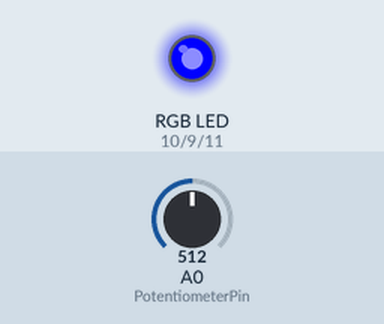
Simulated run of this sketch. Board: Arduino Uno, built with avr-gcc and run on an emulated ATmega328P. Parts: an RGB LED mixed from three pins (HIGH = lit). The test bench sets the inputs (shaded band); at power-on: A0 (PotentiometerPin) = 512.

Above: at 1.2 s.
1.3 s: A0 (PotentiometerPin) set to 354
2.8 s: A0 (PotentiometerPin) set to 330
At 4.0 s:
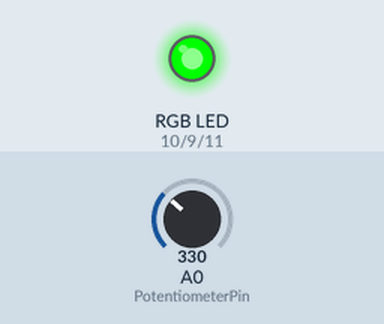
4.3 s: A0 (PotentiometerPin) set to 692
At 5.1 s:
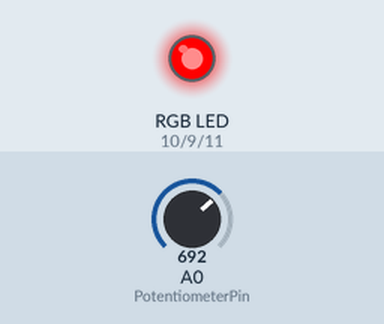
5.8 s: A0 (PotentiometerPin) set to 663
At 6.2 s:
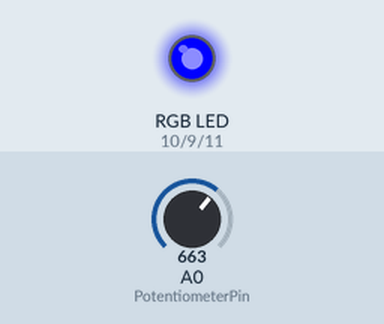
7.3 s: A0 (PotentiometerPin) set to 716
At 8.6 s:
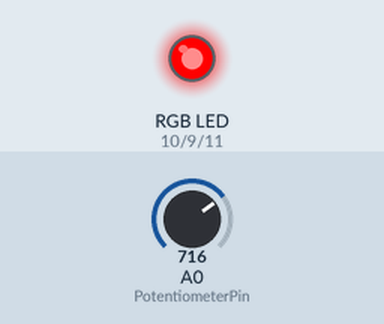
Timing chart, 0 to 9.8 s (numbered marks = the images above; inputs shaded):
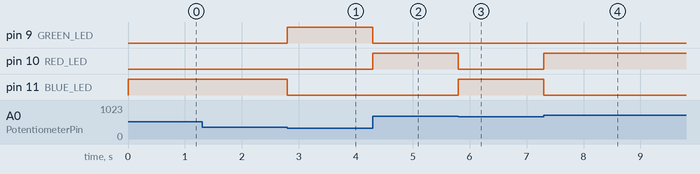

The sketch:

RGB_with_Potentiometer_-_User_Guide_1.ino
```cpp
/* RGB color change with potentiometer program (Analog input)
The purpose of this program is to change the color of an RGB LED usng a potentiometer
Turning the potentiometer changes the 0-1023 value
When this value is between 0-341, the LED will appear as Green
When this value is between 342-682, the LED will appear as Red
When this value is betwen 683-1023, the LED will appear as Blue
 */
int GREEN_LED = 9;  // Declare "GREEN_LED" as a variable for pin 9
int RED_LED = 10; // Declare "RED_LED" as a variable for pin 10
int BLUE_LED = 11;  // Declare "BLUE_LED" as a variable for pin 11
int PotentiometerPin = A0;  // Declare "PotentiometerPin" as a variable for pin A0
int PotentiometerValue = 0; // Declare "PotentiometerValue" as the current potentiometer value

void setup() {
  // put your setup code here, to run once:
  pinMode(GREEN_LED, OUTPUT); // Identify digital pin 9 (GREEN_LED) as an output
  pinMode(RED_LED, OUTPUT); // Identify digital pin 10 (RED_LED) as an output
  pinMode(BLUE_LED, OUTPUT); // Identify digital pin 11 (BLUE_LED) as an output
  pinMode(PotentiometerPin, INPUT); // Identify A0 (Potentiometer) as an input
}

void loop() {
  // put your main code here, to run repeatedly:
 PotentiometerValue = analogRead(PotentiometerPin); // Read the value of the PotentiometerPin as the PotentiometerValue

 if (PotentiometerValue<=341){ // When PotentiometerValue is between 0 and 341
  analogWrite(GREEN_LED, 255);  // Green will be fully on
  analogWrite(RED_LED, 0);  // Red will be fully off
  analogWrite(BLUE_LED, 0); // Blue will be fully off
  }
 else if (PotentiometerValue>=682){ // When PotentiometerValue is between 342 and 682
  analogWrite(GREEN_LED, 0);  // Green will be fully off
  analogWrite(RED_LED, 255);  // Red will be fully on
  analogWrite(BLUE_LED, 0); // Blue will be fully off
  }
 else { // When PotentiometerValue is between 683 and 1023
  analogWrite(GREEN_LED, 0);  // Green will be fully off
  analogWrite(RED_LED, 0);  // Red will be fully off
  analogWrite(BLUE_LED, 255); // Blue will be fully on
}
}
```

Measured:
- the behaviour switches between 342 and 341 on A0 (PotentiometerPin) (found by bisection; images 0 and 1)
- the behaviour switches between 682 and 681 on A0 (PotentiometerPin) (found by bisection; images 2 and 3)
- after the input at 1.3 s, every drawn part: stays the same
- after the input at 2.8 s, pin 9 (GREEN_LED): LOW → HIGH at once; pin 11 (BLUE_LED): HIGH → LOW at once
- after the input at 4.3 s, pin 9 (GREEN_LED): HIGH → LOW at once; pin 10 (RED_LED): LOW → HIGH at once
- after the input at 5.8 s, pin 10 (RED_LED): HIGH → LOW at once; pin 11 (BLUE_LED): LOW → HIGH at once
- after the input at 7.3 s, pin 10 (RED_LED): LOW → HIGH at once; pin 11 (BLUE_LED): HIGH → LOW at once
